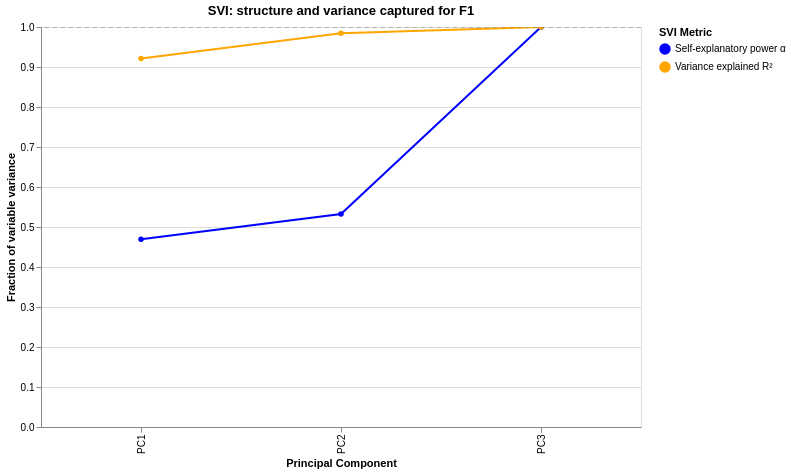

Notebook code cell kept with this figure:
### Code cell
model.svi_plot("F1")

### Figure 1 — Vega-Lite specification as saved in the notebook (floating-point values rounded to 4 significant figures)
{"config": {"view": {"continuousWidth": 300, "continuousHeight": 300}}, "layer": [{"data": {"name": "data-7fadb88bef3f77d594fb0f2e8e5f2e32"}, "mark": {"type": "line", "point": true}, "encoding": {"color": {"field": "Metric", "scale": {"domain": ["Self-explanatory power α", "Variance explained R²"], "range": ["blue", "orange"]}, "title": "SVI Metric", "type": "nominal"}, "tooltip": [{"field": "PC", "title": "Principal Component", "type": "nominal"}, {"field": "Metric", "title": "Metric", "type": "nominal"}, {"field": "Value", "format": ".2f", "title": "Value", "type": "quantitative"}], "x": {"field": "PC", "sort": ["PC1", "PC2", "PC3"], "title": "Principal Component", "type": "nominal"}, "y": {"field": "Value", "scale": {"domain": [0, 1]}, "title": "Fraction of variable variance", "type": "quantitative"}}, "name": "view_02e965c48c9631c6_0"}, {"data": {"name": "data-62150ca66cae3f6106d93317698c6df8"}, "mark": {"type": "rule", "color": "gray", "strokeDash": [4, 4]}, "encoding": {"y": {"field": "value", "type": "quantitative"}}}], "height": 400, "params": [{"name": "param_1e9efca18e7a2868", "select": {"type": "interval", "encodings": ["x", "y"]}, "bind": "scales", "views": ["view_02e965c48c9631c6_0"]}], "title": "SVI: structure and variance captured for F1", "width": 600, "$schema": "https://vega.github.io/schema/vega-lite/v6.4.1.json", "datasets": {"data-7fadb88bef3f77d594fb0f2e8e5f2e32": [{"PC": "PC1", "Metric": "Self-explanatory power α", "Value": 0.4695}, {"PC": "PC2", "Metric": "Self-explanatory power α", "Value": 0.5323}, {"PC": "PC3", "Metric": "Self-explanatory power α", "Value": 1.0}, {"PC": "PC1", "Metric": "Variance explained R²", "Value": 0.9215}, {"PC": "PC2", "Metric": "Variance explained R²", "Value": 0.9845}, {"PC": "PC3", "Metric": "Variance explained R²", "Value": 1.0}], "data-62150ca66cae3f6106d93317698c6df8": [{"value": 1.0}]}}
